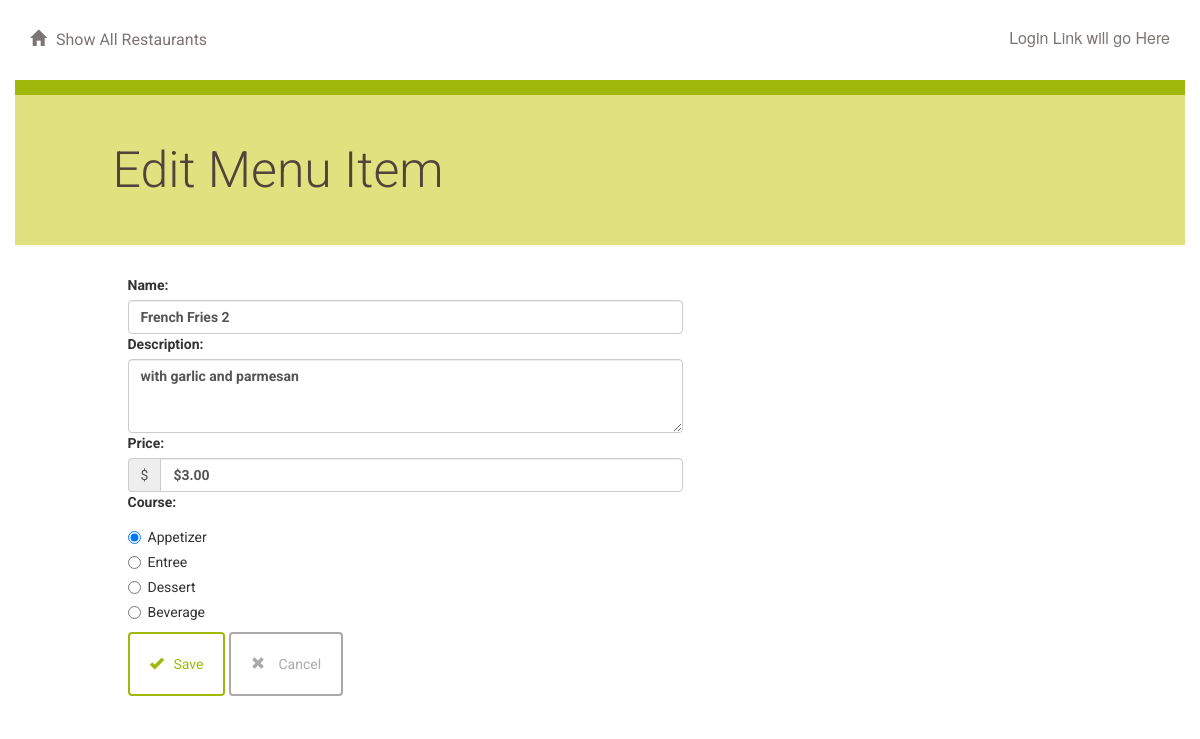
Screenshot of /restaurant/1/menu/1/edit with the database file from the repository.
### database_setup.py (models this page shows, shortened)
class MenuItem(Base):
    __tablename__ = 'menu_item'
    name =Column(String(80), nullable = False)
    id = Column(Integer, primary_key = True)
    description = Column(String(250))
    price = Column(String(8))
    course = Column(String(250))
    restaurant_id = Column(Integer,ForeignKey('restaurant.id'))
    restaurant = relationship(Restaurant)

### project.py (the view)
@app.route('/restaurant/<int:restaurant_id>/menu/<int:menu_id>/edit', methods=['GET', 'POST'])
def editMenuItem(restaurant_id, menu_id):
    editedItem = session.query(MenuItem).filter_by(id=menu_id).one()
    restaurant = session.query(Restaurant).filter_by(id=restaurant_id).one()
    if request.method == 'POST':
        if request.form['name']:
            editedItem.name = request.form['name']
        if request.form['description']:
            editedItem.description = request.form['description']
        if request.form['price']:
            editedItem.price = request.form['price']
        if request.form['course']:
            editedItem.course = request.form['course']
        session.add(editedItem)
        session.commit()
        flash('Menu Item Successfully Edited')
        return redirect(url_for('showMenu', restaurant_id=restaurant_id))
    else:
        return render_template('editmenuitem.html', restaurant_id=restaurant_id, menu_id=menu_id, item=editedItem)

### templates/editmenuitem.html
{% extends "main.html" %}
{% block content %}
{% include "header.html" %}
	<div class="row divider green">
		<div class="col-md-12"></div>
	</div>
	<div class="row banner menu">
		<div class="col-md-11 col-md-offset-1 padding-none">
			<h1>Edit Menu Item</h1>
		</div>
	</div>
	<div class="row">
		<div class="col-md-6 col-md-offset-1 padding-top">
			<form action="#" method = "post">
				<div class="form-group">
					<label for="name">Name:</label>
					<input type ="text" maxlength="100" class="form-control" name="name" value="{{item.name }}">
					<label for="description">Description:</label>
					<textarea class="form-control" maxlength="250" rows="3" name="description">{{item.description}}</textarea>
					<label for="price">Price:</label>
					<div class="input-group">
						<div class="input-group-addon">$</div>
						<input type ="text" maxlength="10" class="form-control" name="price" value="{{item.price}}">
					</div>
					<label for="course">Course:</label>
					<div class="radio">
					  <label>
					    <input type="radio" name="course" id="course1" value="Appetizer" {% if item.course == 'Appetizer'%}checked{%endif%}>Appetizer
					  </label>
					</div>
					<div class="radio">
					  <label>
					    <input type="radio" name="course" id="course2" value="Entree" {% if item.course == 'Entree' %}checked{%endif%}>Entree
					  </label>
					</div>
					<div class="radio">
					  <label>
					    <input type="radio" name="course" id="course3" value="Dessert" {% if item.course == 'Dessert'%}checked{%endif%}>Dessert
					  </label>
					</div>
					<div class="radio">
					  <label>
					    <input type="radio" name="course" id="course4" value="Beverage" {%if item.course =='Beverage'%}checked{%endif%}>Beverage
					  </label>
					</div>
					<button type="submit" class="btn btn-default" id="submit" type="submit">
					<span class="glyphicon glyphicon-ok" aria-hidden="true"></span>Save</button>
					<a href = '{{url_for('showRestaurants')}}'>
						<button class="btn btn-default delete">
						<span class="glyphicon glyphicon-remove" aria-hidden="true"></span> Cancel</button>
					</a>
				</div>
			</form>
		</div>
	</div>
{% endblock %}

### static/styles.css (style rules this page uses)
* { font-family: "Helvetica Neue Bold", Roboto, Helvetica, Arial, sans-serif; font-weight: 700; }
h1 { font-family: "Helvetica Neue Light", Roboto, Helvetica, Arial, sans-serif; font-size: 50px; color: #51453B; line-height: 60px; font-weight: 300; }
a { font-size: 14px; color: #0093B9; line-height: 17px; }
.padding-top { padding-top: 30px; }
.padding-none { padding: 0; }
.btn { padding: 20px; margin: 0; border-color: #9FB80A; border-width: 2px; color: #9FB80A;; }
.btn.delete { border-color: #aaaaaa; color: #aaaaaa; }
.glyphicon { margin-right: 10px; }
.divider { height: 15px; }
.divider.green { background-color: #9FB80A; }
.banner.menu { height: 150px; background-color: #E1E17F; }
.banner h1 { margin: 45px 0; }

### rows the page displays
MenuItem: name "French Fries 2", description "with garlic and parmesan", price "$3.00", course "☑ Appetizer", course "☐ Entree", course "☐ Dessert", course "☐ Beverage"
